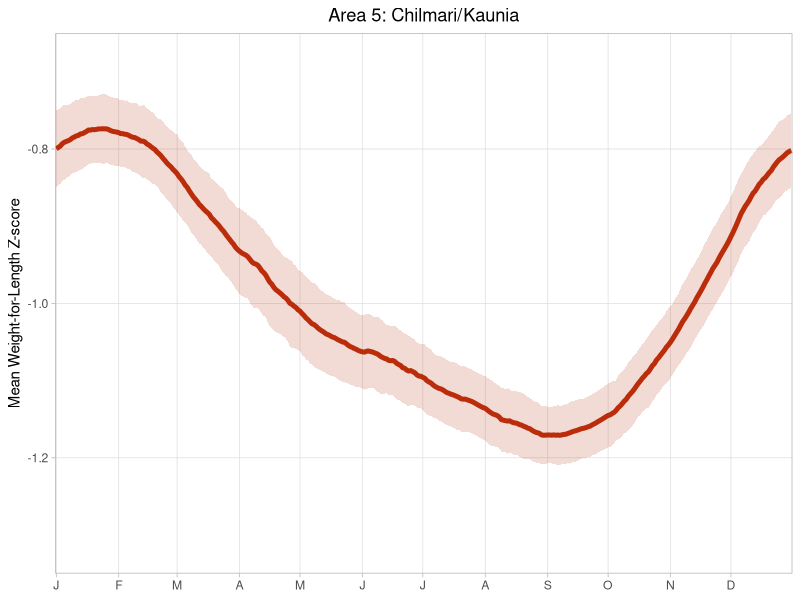
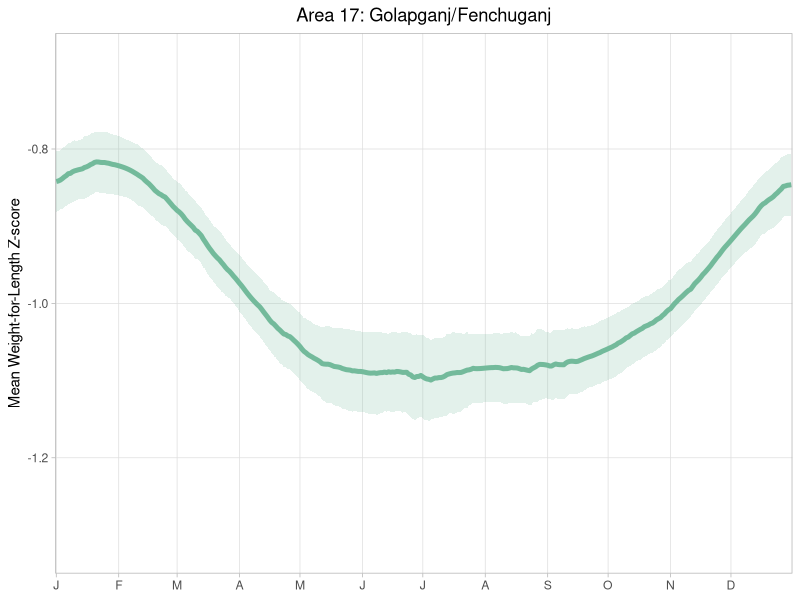
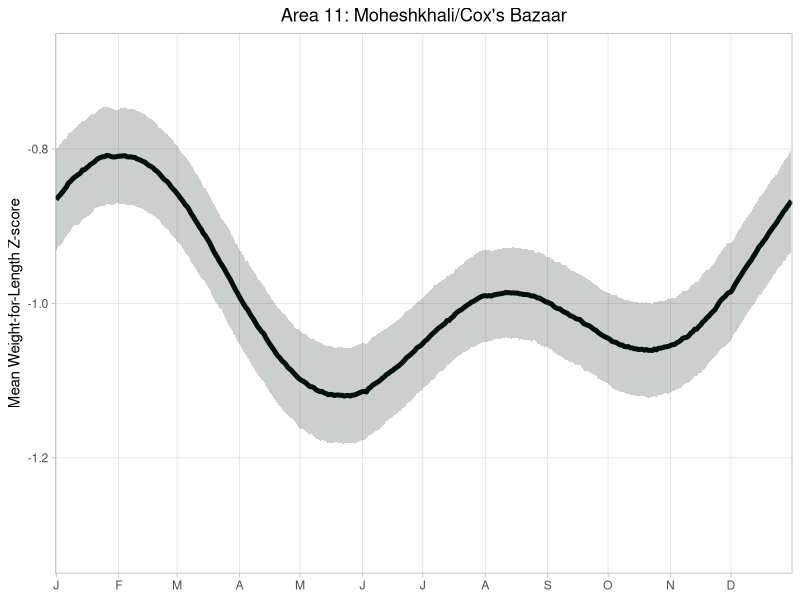
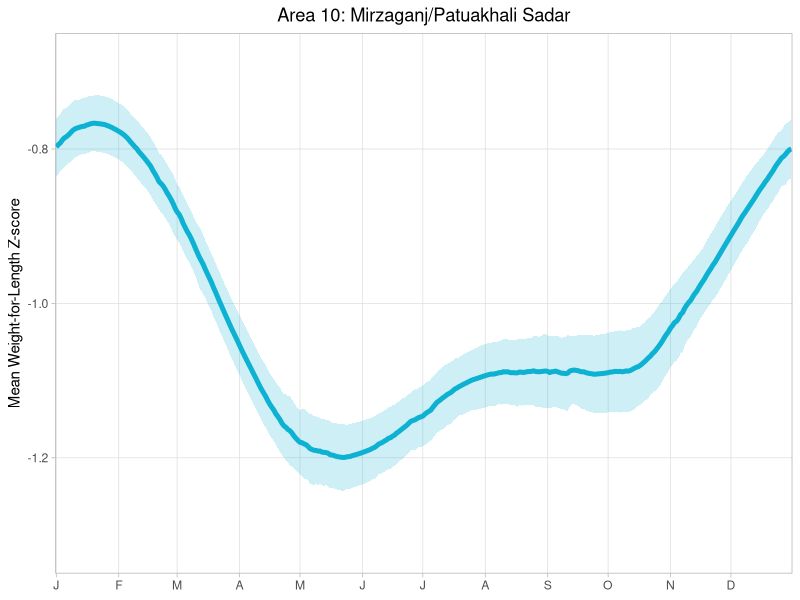
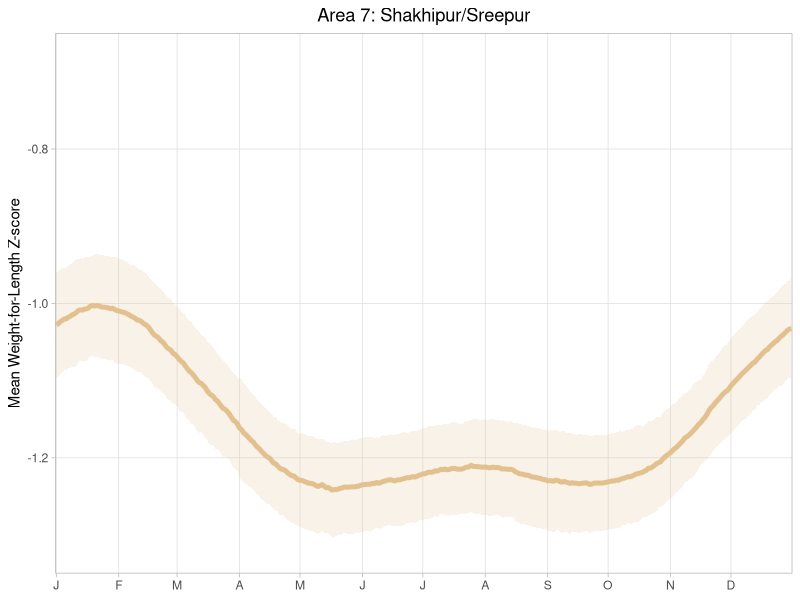
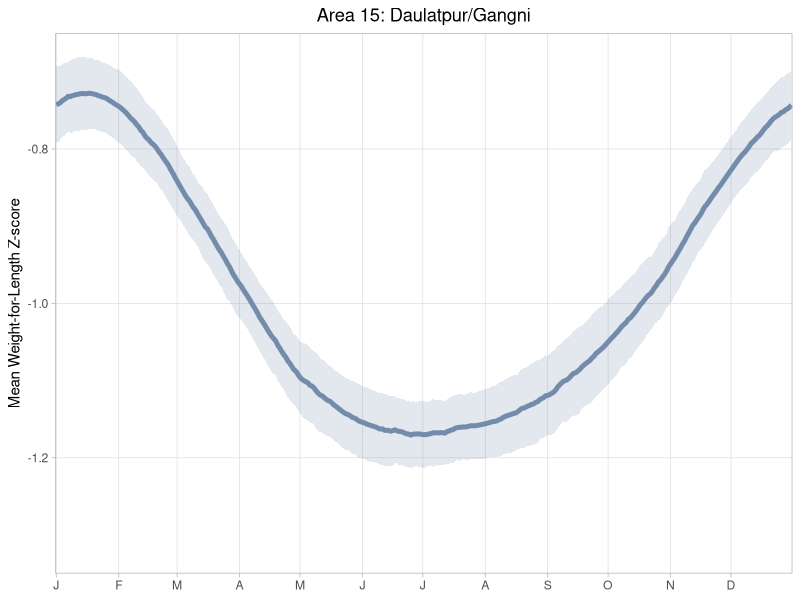
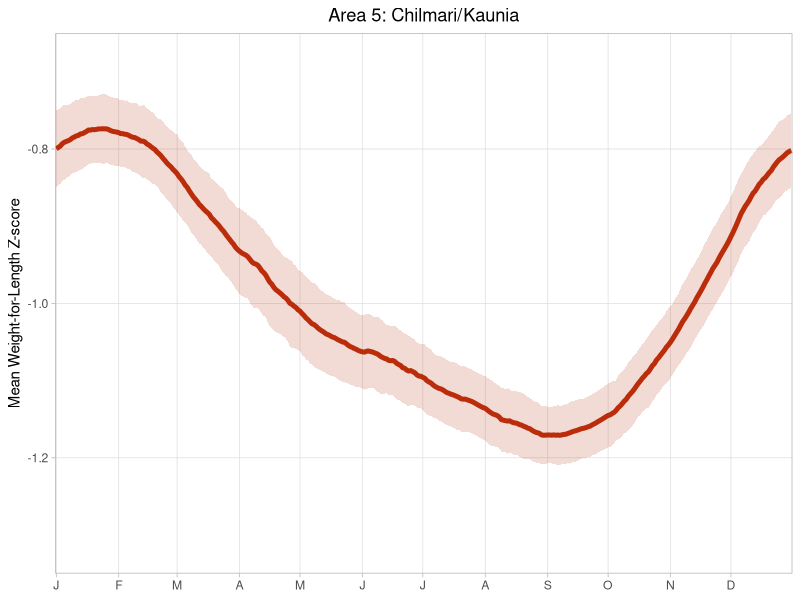
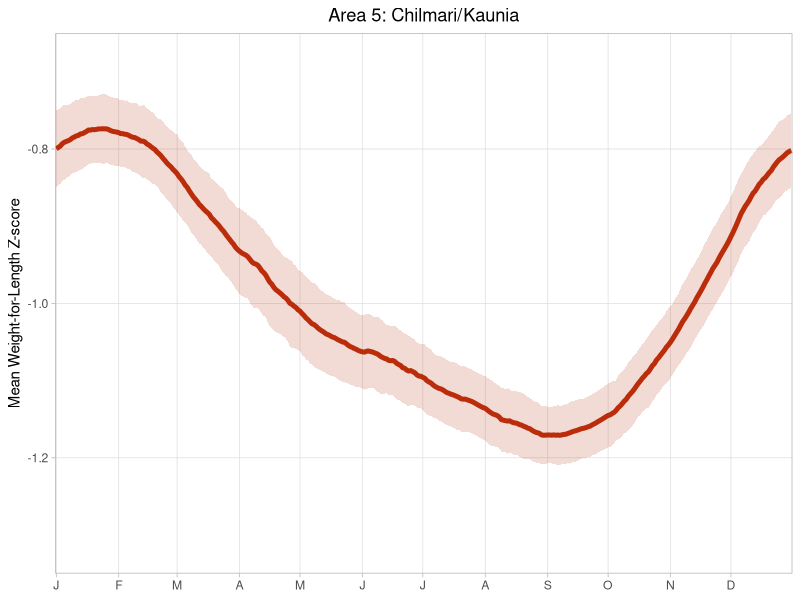

R code for these plots, in order:
## ---- chunk 1
knitr::opts_chunk$set(echo = TRUE)
## ---- chunk 2
library(tidyverse)
library(readxl)
## ---- chunk 3
seasonal = read_excel('./data/seasonal_data_tidy.xlsx')

seasonal
## ---- chunk 4
index_5 = seasonal$surv_area == 5

area5_plot =
seasonal[index_5,] %>% 
  ggplot(aes(x = daynum, y = fourier)) +
  geom_line(size = 1.7, color = "#BA2D0B", show.legend = FALSE) +
  geom_ribbon(aes(ymin = lower, ymax = upper), fill = "#BA2D0B", alpha = 0.17, show.legend = FALSE) + # adding confidence limits
  
  ggtitle('Area 5: Chilmari/Kaunia') + 
  theme_light() +
  theme(plot.title = element_text(hjust = 0.5)) + # centering title - put in code after main theme
  theme(panel.grid.minor = element_blank()) +
  
  # this code sets the axis bounds and removes unnecessary space around plot
  scale_x_continuous(
    breaks = c(1, 32, 61, 92, 122, 153, 183, 214, 245, 275, 306, 336), 
    labels = c('J','F','M','A','M','J','J','A','S','O','N','D'),
    limits = c(0.5, 366.5), 
    expand = c(0, 0)) +
  scale_y_continuous(limits = c(-1.35, -0.65), expand = c(0, 0)) +
  
  ylab('Mean Weight-for-Length Z-score') +
  xlab(NULL)

area5_plot

ggsave("area5_seasonal.pdf",
       area5_plot,
       width = 6,
       height = 4)

ggsave("area5_seasonal.png",
       area5_plot,
       width = 6,
       height = 4,
       dpi = 300)
## ---- chunk 5
index_17 = seasonal$surv_area == 17

area17_plot =
seasonal[index_17,] %>% 
  ggplot(aes(x = daynum, y = fourier)) +
  geom_line(size = 1.7, color = "#73BA9B", show.legend = FALSE) +
  geom_ribbon(aes(ymin = lower, ymax = upper), fill = "#73BA9B", alpha = 0.2, show.legend = FALSE) + # adding confidence limits
  
  ggtitle('Area 17: Golapganj/Fenchuganj') + 
  theme_light() +
  theme(plot.title = element_text(hjust = 0.5)) + # centering title - put in code after main theme
  theme(panel.grid.minor = element_blank()) +
  
  # this code sets the axis bounds and removes unnecessary space around plot
  scale_x_continuous(
    breaks = c(1, 32, 61, 92, 122, 153, 183, 214, 245, 275, 306, 336), 
    labels = c('J','F','M','A','M','J','J','A','S','O','N','D'),
    limits = c(0.5, 366.5), 
    expand = c(0, 0)) +
  scale_y_continuous(limits = c(-1.35, -0.65), expand = c(0, 0)) +
  
  ylab('Mean Weight-for-Length Z-score') +
  xlab(NULL)

area17_plot

ggsave("area17_seasonal.pdf",
       area17_plot,
       width = 6,
       height = 4)

ggsave("area17_seasonal.png",
       area17_plot,
       width = 6,
       height = 4,
       dpi = 300)
## ---- chunk 6
index_11 = seasonal$surv_area == 11

area11_plot =
seasonal[index_11,] %>% 
  ggplot(aes(x = daynum, y = fourier)) +
  geom_line(size = 1.7, color = "#01110A", show.legend = FALSE) +
  geom_ribbon(aes(ymin = lower, ymax = upper), fill = "#01110A", alpha = 0.2, show.legend = FALSE) + # adding confidence limits
  
  ggtitle("Area 11: Moheshkhali/Cox's Bazaar") + 
  theme_light() +
  theme(plot.title = element_text(hjust = 0.5)) + # centering title - put in code after main theme
  theme(panel.grid.minor = element_blank()) +
  
  # this code sets the axis bounds and removes unnecessary space around plot
  scale_x_continuous(
    breaks = c(1, 32, 61, 92, 122, 153, 183, 214, 245, 275, 306, 336), 
    labels = c('J','F','M','A','M','J','J','A','S','O','N','D'),
    limits = c(0.5, 366.5), 
    expand = c(0, 0)) +
  scale_y_continuous(limits = c(-1.35, -0.65), expand = c(0, 0)) +
  
  ylab('Mean Weight-for-Length Z-score') +
  xlab(NULL)

area11_plot

ggsave("area11_seasonal.pdf",
       area11_plot,
       width = 6,
       height = 4)

ggsave("area11_seasonal.png",
       area11_plot,
       width = 6,
       height = 4,
       dpi = 300)
## ---- chunk 7
index_10 = seasonal$surv_area == 10

area10_plot =
seasonal[index_10,] %>% 
  ggplot(aes(x = daynum, y = fourier)) +
  geom_line(size = 1.7, color = "#0EB1D2", show.legend = FALSE) +
  geom_ribbon(aes(ymin = lower, ymax = upper), fill = "#0EB1D2", alpha = 0.2, show.legend = FALSE) + # adding confidence limits
  
  ggtitle("Area 10: Mirzaganj/Patuakhali Sadar") + 
  theme_light() +
  theme(plot.title = element_text(hjust = 0.5)) + # centering title - put in code after main theme
  theme(panel.grid.minor = element_blank()) +
  
  # this code sets the axis bounds and removes unnecessary space around plot
  scale_x_continuous(
    breaks = c(1, 32, 61, 92, 122, 153, 183, 214, 245, 275, 306, 336), 
    labels = c('J','F','M','A','M','J','J','A','S','O','N','D'),
    limits = c(0.5, 366.5), 
    expand = c(0, 0)) +
  scale_y_continuous(limits = c(-1.35, -0.65), expand = c(0, 0)) +
  
  ylab('Mean Weight-for-Length Z-score') +
  xlab(NULL)

area10_plot

ggsave("area10_seasonal.pdf",
       area10_plot,
       width = 6,
       height = 4)

ggsave("area10_seasonal.png",
       area10_plot,
       width = 6,
       height = 4,
       dpi = 300)
## ---- chunk 8
index_7 = seasonal$surv_area == 7

area7_plot =
seasonal[index_7,] %>% 
  ggplot(aes(x = daynum, y = fourier)) +
  geom_line(size = 1.7, color = "#E2C290", show.legend = FALSE) +
  geom_ribbon(aes(ymin = lower, ymax = upper), fill = "#E2C290", alpha = 0.2, show.legend = FALSE) + # adding confidence limits
  
  ggtitle("Area 7: Shakhipur/Sreepur") + 
  theme_light() +
  theme(plot.title = element_text(hjust = 0.5)) + # centering title - put in code after main theme
  theme(panel.grid.minor = element_blank()) +
  
  # this code sets the axis bounds and removes unnecessary space around plot
  scale_x_continuous(
    breaks = c(1, 32, 61, 92, 122, 153, 183, 214, 245, 275, 306, 336), 
    labels = c('J','F','M','A','M','J','J','A','S','O','N','D'),
    limits = c(0.5, 366.5), 
    expand = c(0, 0)) +
  scale_y_continuous(limits = c(-1.35, -0.65), expand = c(0, 0)) +
  
  ylab('Mean Weight-for-Length Z-score') +
  xlab(NULL)

area7_plot

ggsave("area7_seasonal.pdf",
       area7_plot,
       width = 6,
       height = 4)

ggsave("area7_seasonal.png",
       area7_plot,
       width = 6,
       height = 4,
       dpi = 300)
## ---- chunk 9
index_15 = seasonal$surv_area == 15

area15_plot =
seasonal[index_15,] %>% 
  ggplot(aes(x = daynum, y = fourier)) +
  geom_line(size = 1.7, color = "#748CAB", show.legend = FALSE) +
  geom_ribbon(aes(ymin = lower, ymax = upper), fill = "#748CAB", alpha = 0.2, show.legend = FALSE) + # adding confidence limits
  
  ggtitle("Area 15: Daulatpur/Gangni") + 
  theme_light() +
  theme(plot.title = element_text(hjust = 0.5)) + # centering title - put in code after main theme
  theme(panel.grid.minor = element_blank()) +
  
  # this code sets the axis bounds and removes unnecessary space around plot
  scale_x_continuous(
    breaks = c(1, 32, 61, 92, 122, 153, 183, 214, 245, 275, 306, 336), 
    labels = c('J','F','M','A','M','J','J','A','S','O','N','D'),
    limits = c(0.5, 366.5), 
    expand = c(0, 0)) +
  scale_y_continuous(limits = c(-1.35, -0.65), expand = c(0, 0)) +
  
  ylab('Mean Weight-for-Length Z-score') +
  xlab(NULL)

area15_plot

ggsave("area15_seasonal.pdf",
       area15_plot,
       width = 6,
       height = 4)

ggsave("area15_seasonal.png",
       area15_plot,
       width = 6,
       height = 4,
       dpi = 300)
